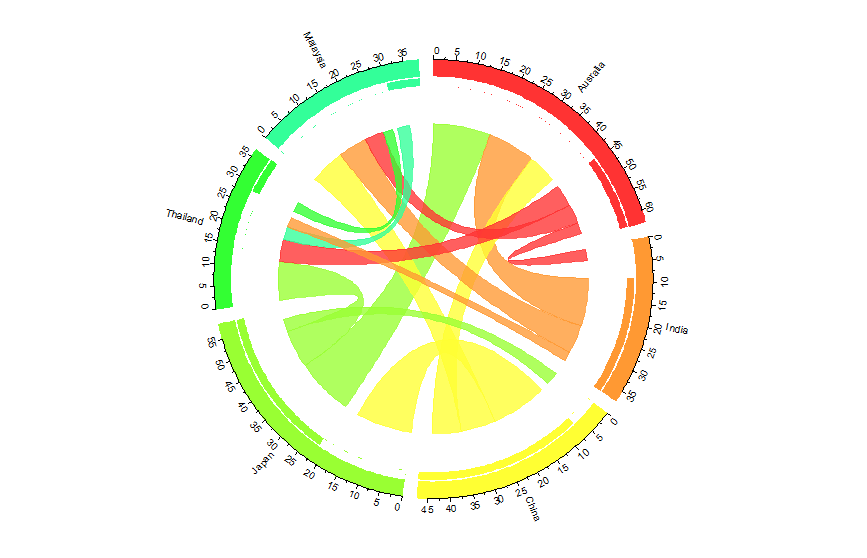

The R source for this figure:
### You need several libraries
library(circlize)
library(migest)
library(dplyr)

### Make data
m <- data.frame(order = 1:6,
                country = c("Ausralia", "India", "China", "Japan", "Thailand", "Malaysia"),
                V3 = c(1, 150000, 90000, 180000, 15000, 10000),
                V4 = c(35000, 1, 10000, 12000, 25000, 8000),
                V5 = c(10000, 7000, 1, 40000, 5000, 4000),
                V6 = c(7000, 8000, 175000, 1, 11000, 18000),
                V7 = c(70000, 30000, 22000, 120000, 1, 40000),
                V8 = c(60000, 90000, 110000, 14000, 30000, 1),
                r = c(255,255,255,153,51,51),
                g = c(51, 153, 255, 255, 255, 255),
                b = c(51, 51, 51, 51, 51, 153),
                stringsAsFactors = FALSE)
df1 <- m[, c(1,2, 9:11)]
m <- m[,-(1:2)]/1e04
m <- as.matrix(m[,c(1:6)])
dimnames(m) <- list(orig = df1$country, dest = df1$country)
#Sort order of data.frame and matrix for plotting in circos
df1 <- arrange(df1, order)
df1$country <- factor(df1$country, levels = df1$country)
m <- m[levels(df1$country),levels(df1$country)]


### Define ranges of circos sectors and their colors (both of the sectors and the links)
df1$xmin <- 0
df1$xmax <- rowSums(m) + colSums(m)
n <- nrow(df1)
df1$rcol<-rgb(df1$r, df1$g, df1$b, max = 255)
df1$lcol<-rgb(df1$r, df1$g, df1$b, alpha=200, max = 255)

### Plot sectors (outer part)
par(mar=rep(0,4))
circos.clear()

### Basic circos graphic parameters
circos.par(cell.padding=c(0,0,0,0), track.margin=c(0,0.15), start.degree = 90, gap.degree =4)

### Sector details
circos.initialize(factors = df1$country, xlim = cbind(df1$xmin, df1$xmax))

### Plot sectors
circos.trackPlotRegion(ylim = c(0, 1), factors = df1$country, track.height=0.1,
                       #panel.fun for each sector
                       panel.fun = function(x, y) {
                         #select details of current sector
                         name = get.cell.meta.data("sector.index")
                         i = get.cell.meta.data("sector.numeric.index")
                         xlim = get.cell.meta.data("xlim")
                         ylim = get.cell.meta.data("ylim")
                         
                         #text direction (dd) and adjusmtents (aa)
                         theta = circlize(mean(xlim), 1.3)[1, 1] %% 360
                         dd <- ifelse(theta < 90 || theta > 270, "clockwise", "reverse.clockwise")
                         aa = c(1, 0.5)
                         if(theta < 90 || theta > 270)  aa = c(0, 0.5)
                         
                         #plot country labels
                         circos.text(x=mean(xlim), y=1.7, labels=name, facing = dd, cex=0.6,  adj = aa)
                         
                         #plot main sector
                         circos.rect(xleft=xlim[1], ybottom=ylim[1], xright=xlim[2], ytop=ylim[2],
                                     col = df1$rcol[i], border=df1$rcol[i])
                         
                         #blank in part of main sector
                         circos.rect(xleft=xlim[1], ybottom=ylim[1], xright=xlim[2]-rowSums(m)[i], ytop=ylim[1]+0.3,
                                     col = "white", border = "white")
                         
                         #white line all the way around
                         circos.rect(xleft=xlim[1], ybottom=0.3, xright=xlim[2], ytop=0.32, col = "white", border = "white")
                         
                         #plot axis
                         circos.axis(labels.cex=0.6, direction = "outside", major.at=seq(from=0,to=floor(df1$xmax)[i],by=5),
                                     minor.ticks=1, labels.away.percentage = 0.15)
                       })

### Plot links (inner part)
### Add sum values to df1, marking the x-position of the first links
### out (sum1) and in (sum2). Updated for further links in loop below.
df1$sum1 <- colSums(m)
df1$sum2 <- numeric(n)

### Create a data.frame of the flow matrix sorted by flow size, to allow largest flow plotted first
df2 <- cbind(as.data.frame(m),orig=rownames(m),  stringsAsFactors=FALSE)
df2 <- reshape(df2, idvar="orig", varying=list(1:n), direction="long",
               timevar="dest", time=rownames(m),  v.names = "m")
df2 <- arrange(df2,desc(m))

### Keep only the largest flows to avoid clutter
df2 <- subset(df2, m > quantile(m,0.6))

### Plot links
for(k in 1:nrow(df2)){
  #i,j reference of flow matrix
  i<-match(df2$orig[k],df1$country)
  j<-match(df2$dest[k],df1$country)
  
  #plot link
  circos.link(sector.index1=df1$country[i], point1=c(df1$sum1[i], df1$sum1[i] + abs(m[i, j])),
              sector.index2=df1$country[j], point2=c(df1$sum2[j], df1$sum2[j] + abs(m[i, j])),
              col = df1$lcol[i])
  
  #update sum1 and sum2 for use when plotting the next link
  df1$sum1[i] = df1$sum1[i] + abs(m[i, j])
  df1$sum2[j] = df1$sum2[j] + abs(m[i, j])
}

circos.clear()
